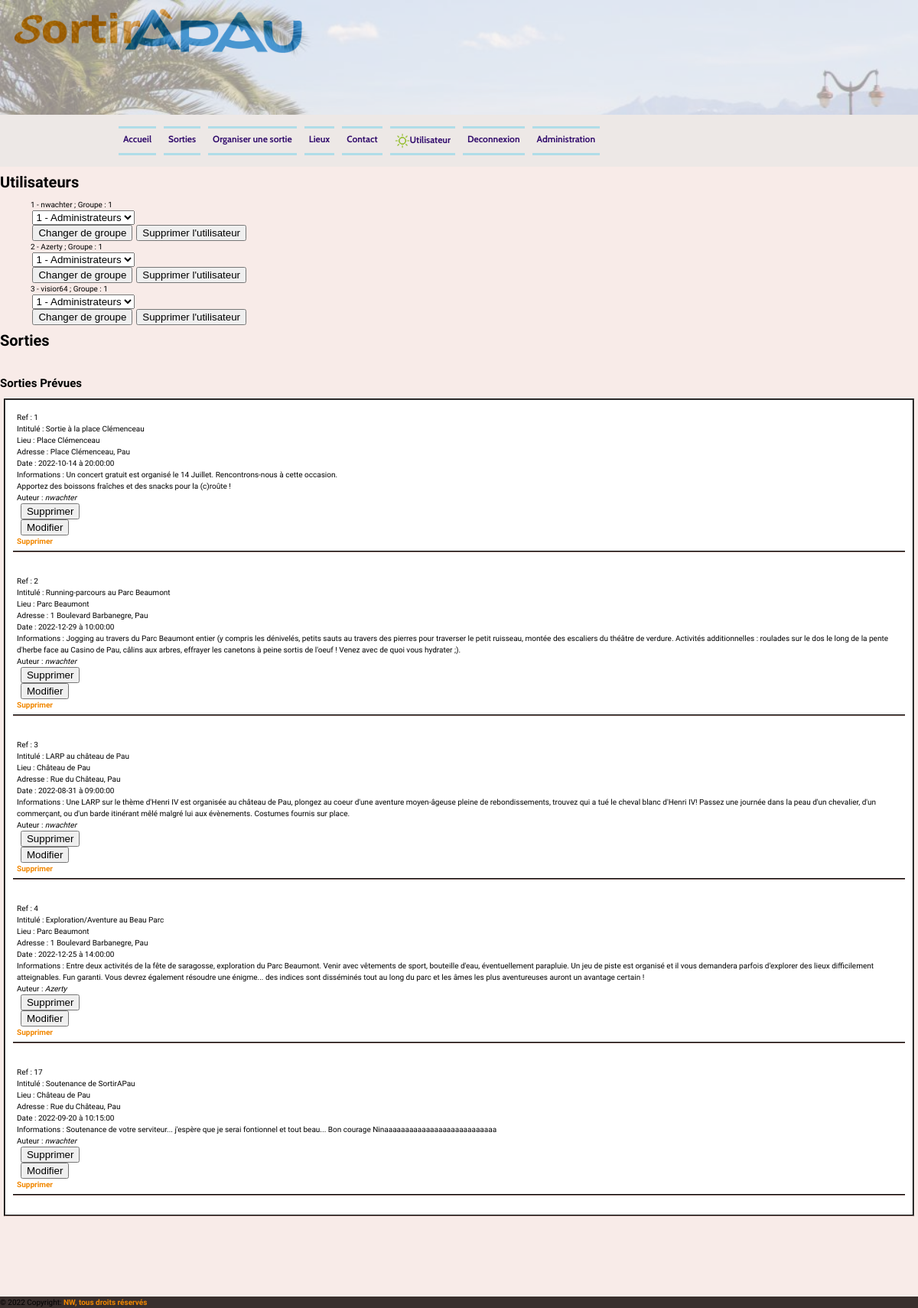
Screenshot of /admin/administration.php (signed in) with the database file from the repository.
### tables this page shows
CREATE TABLE `Utilisateur` (
  `util_id` int NOT NULL AUTO_INCREMENT COMMENT 'ID',
  `util_pseudo` varchar(20) NOT NULL COMMENT 'Pseudo',
  `util_password` varchar(80) NOT NULL COMMENT 'Mot de passe',
  `util_email` varchar(40) NOT NULL COMMENT 'Email',
  `util_prenom` varchar(20) NOT NULL COMMENT 'Prénom',
  `util_nom` varchar(20) NOT NULL COMMENT 'Nom',
  `util_telephone` varchar(10) NOT NULL COMMENT 'Numéro de téléphone',
  `util_naissance` date NOT NULL COMMENT 'Date de naissance',
  `util_civilite` enum('Mme','Mlle','M.') NOT NULL COMMENT 'Civilité',
  `util_inscription` datetime NOT NULL COMMENT 'Date d''inscription',
  `util_groupe` int DEFAULT '2' COMMENT 'Groupe',
  `util_derniereconn` datetime DEFAULT NULL COMMENT 'Dernière connexion',
  PRIMARY KEY (`util_id`),
  KEY `util_groupe` (`util_groupe`),
  CONSTRAINT `util_groupe` FOREIGN KEY (`util_groupe`) REFERENCES `Groupe` (`groupe_id`) ON DELETE RESTRICT ON UPDATE RESTRICT
);

CREATE TABLE `Sortie` (
  `sor_ref` int NOT NULL AUTO_INCREMENT,
  `sor_lieu` int NOT NULL COMMENT 'Id lieu de la sortie',
  `sor_auteur` int NOT NULL COMMENT 'ID auteur de la sortie',
  `sor_intitule` varchar(80) NOT NULL,
  `sor_date` date NOT NULL,
  `sor_heure` time NOT NULL,
  `sor_resume` text NOT NULL,
  `sor_valide` tinyint DEFAULT '0',
  `sor_creation` datetime NOT NULL,
  `sor_participants` int NOT NULL,
  PRIMARY KEY (`sor_ref`),
  KEY `sor_lieu` (`sor_lieu`),
  KEY `sor_auteur` (`sor_auteur`),
  CONSTRAINT `sor_auteur` FOREIGN KEY (`sor_auteur`) REFERENCES `Utilisateur` (`util_id`) ON DELETE RESTRICT ON UPDATE RESTRICT,
  CONSTRAINT `sor_lieu` FOREIGN KEY (`sor_lieu`) REFERENCES `Lieu` (`lieu_ref`) ON DELETE RESTRICT ON UPDATE RESTRICT
);

CREATE TABLE `Lieu` (
  `lieu_ref` int NOT NULL AUTO_INCREMENT COMMENT 'Reference ID du lieu',
  `lieu_nom` varchar(50) NOT NULL,
  `lieu_adresse` varchar(50) NOT NULL,
  `lieu_cp` int NOT NULL,
  `lieu_ville` varchar(25) NOT NULL,
  `lieu_description` text NOT NULL,
  `lieu_image` longblob,
  `lieu_valide` tinyint(1) NOT NULL,
  `image_mime` varchar(50) DEFAULT NULL,
  PRIMARY KEY (`lieu_ref`)
);

### admin/administration.php (called while the page is built, shortened)
<?php
	include_once($_SERVER['DOCUMENT_ROOT'].'/functions.php');
	require($_SERVER['DOCUMENT_ROOT'].'/src/model.php');
    $users = getUtilisateurs();
    $sortiesValides = getSorties(" AND sor_valide = 1");
    $groupes = getGroupes();
    require('../templates/administrationView.php');

### functions.php (called while the page is built, shortened)
<?php
function selectSortiesPDO($option = NULL) {
    require('configpdo.php');
    $query = "SELECT DISTINCT s.sor_ref, s.sor_lieu, s.sor_auteur, s.sor_intitule, s.sor_date, s.sor_heure, s.sor_resume, s.sor_creation, s.sor_valide, s.sor_participants, u.util_id, u.util_pseudo, u.util_email, u.util_naissance, l.lieu_ref, l.lieu_nom, l.lieu_adresse, l.lieu_cp, l.lieu_ville, l.lieu_description, l.lieu_image, l.image_mime FROM Sortie s JOIN Utilisateur u ON (s.sor_auteur=u.util_id) JOIN Lieu l on (s.sor_lieu=l.lieu_ref)";
    if($option != NULL) {
        $query .= $option;
    }
    $stmt = $bdd->prepare($query);
    $stmt->execute();
    if ($stmt != FALSE) {
        return $stmt;
    } else {
        echo "Erreur dans la récupération des sorties " . $bdd->error;
        return false;
    }
}
function getAge($util_id) {
    require('configpdo.php');
    $query = "SELECT ROUND((SELECT DATEDIFF((SELECT CURDATE()),(SELECT util_naissance FROM Utilisateur WHERE util_id=:util_id))/365.25),0) as util_age";
    $stmt = $bdd->prepare($query);
    $stmt->execute(['util_id' => $util_id]);
    $result = $stmt->fetch(PDO::FETCH_ASSOC);
    if($result != FALSE) {
        return $result;
    }
    else return 'Non indiqué.';
}
function getParticipants($sor_ref = NULL) {
    require('configpdo.php');
    if($sor_ref == NULL) {
        $query = "SELECT COUNT(p.util_id) AS nb_participants, s.sor_intitule FROM Participants p JOIN Utilisateur u ON p.util_id = u.util_id JOIN Sortie s ON p.sor_ref = s.sor_ref GROUP BY s.sor_ref";
        $stmt = $bdd->prepare($query);
        $result = $stmt->execute();
    }
    else {
        $query = "SELECT COUNT(p.util_id) AS nb_participants, s.sor_intitule FROM Participants p JOIN Utilisateur u ON p.util_id = u.util_id JOIN Sortie s ON p.sor_ref = s.sor_ref GROUP BY s.sor_ref HAVING s.sor_ref=:sor_ref";
        $stmt = $bdd->prepare($query);
        $stmt->execute(['sor_ref' => $sor_ref]);
        $result = $stmt->fetch(PDO::FETCH_ASSOC);
    }
    if($result == NULL || $result == 0 || $result == false) {
        return ['nb_participants' => 0];
    }
    else return $result;
}
function select($table, $option = NULL) {
    require('configpdo.php');
    $donnees = $bdd->query('SELECT * FROM '.$table.$option);
    return $donnees;
}
?>

### src/model.php (called while the page is built, shortened)
<?php
function getUtilisateurs($option = NULL) {
	$table = "Utilisateur";
	if(isset($option)) $statement = select($table, $option);
	else $statement = select($table);
	$users = [];
	while($row = $statement->fetch()) {
		$age = getAge($row['util_id']);
	    $user = [
	    	'util_id' => $row['util_id'],
	    	'util_pseudo' => $row['util_pseudo'],
	    	'util_email' => $row['util_email'],
	    	'util_prenom' => $row['util_prenom'],
	    	'util_nom' => $row['util_nom'],
	    	'util_telephone' => $row['util_telephone'],
	    	'util_naissance' => $row['util_naissance'],
	    	'util_age' => $age['util_age'],
	    	'util_civilite' => $row['util_civilite'],
	    	'util_inscription' => $row['util_inscription'],
	    	'util_groupe' => $row['util_groupe'],
	    	'util_derniereconn' => $row['util_derniereconn'],
	    ];
	    $users[] = $user;
	}
	return $users;
}
function getSorties($option = NULL) {
	if(isset($option)) {
		$statement = selectSortiesPDO($option);
	}
	else $statement = selectSortiesPDO();
	$sorties = [];
	$number=0;
	while($row = $statement->fetch()) {
		$participants = getParticipants($row['sor_ref']);
		$age = getAge($row['util_id']);
	 	$sortie = [
			'sor_ref' => $row['sor_ref'],
			'number' => $number++,
			'sor_lieu' => $row['sor_lieu'],
			'sor_auteur' => $row['sor_auteur'],
			'sor_intitule' => $row['sor_intitule'],
			'sor_date' => $row['sor_date'],
			'sor_heure' => $row['sor_heure'],
			'sor_resume' => $row['sor_resume'],
			'sor_creation' => $row['sor_creation'],
			'nb_participants' => $participants['nb_participants'],
			'sor_participants' => $row['sor_participants'],
			'util_id' => $row['util_id'],
			'util_pseudo' => $row['util_pseudo'],
			'util_id' => $row['util_id'],
			'util_email' => $row['util_email'],
			'util_naissance' => $row['util_naissance'],
			'util_age' => $age['util_age'],
			'lieu_ref' => $row['lieu_ref'],
			'lieu_nom' => $row['lieu_nom'],
			'lieu_adresse' => $row['lieu_adresse'],
			'lieu_cp' => $row['lieu_cp'],
			'lieu_ville' => $row['lieu_ville'],
			'lieu_description' => $row['lieu_description'],
			'lieu_image' => $row['lieu_image'],
			'image_mime' => $row['image_mime'],
	 	];
	 	$sorties[] = $sortie;
	}
	return $sorties;
}
function getGroupes() {
	require($_SERVER['DOCUMENT_ROOT'].'/configpdo.php');
	$query = "SELECT groupe_id, groupe_libelle, groupe_description FROM Groupe";
	$statement = $bdd->prepare($query);
	$statement->execute();
	$groupes = [];
	while($row = $statement->fetch()) {
	 	$groupe = [
	 		'groupe_id' => $row['groupe_id'],
	 		'groupe_libelle' => $row['groupe_libelle'],
			'groupe_description' => $row['groupe_description'],
		 ];
		 $groupes[] = $groupe;
	}
	return $groupes;
}

### templates/administrationView.php (the view, shortened to what this page needs)
<?php include($_SERVER['DOCUMENT_ROOT'].'/header.php'); ?>
<div id="admin_container">
	<div class="utilisateurs">
		<h1>Utilisateurs</h1>
		<ul>
			<?php foreach($users as $user) { ?>
			<li>
				<div><?= $user['util_id'] ?> - <?= $user['util_pseudo'] ?> ; Groupe : <?= $user['util_groupe'] ?></div>
				<form action="administration.php?util_id=<?= $user['util_id'] ?>" method="POST" id="form_utilisateur">
					<select name="util_groupe" id="util_groupe">
					<?php 	foreach($groupes as $groupe): ?>
						<option value="<?= (int)$groupe['groupe_id']; ?>" name="util_groupe" id="<?php echo $groupe['groupe_id']; ?>"><?php echo (int)$groupe['groupe_id'].' - '.$groupe['groupe_libelle']; ?></option>
					<?php endforeach; ?>
					</select>	<br />
					<input type="submit" name="submit_groupe" id="submit_groupe" value="Changer de groupe">
					<input type="submit" name="submit_supprimer_util" id="submit_supprimer_util" value="Supprimer l'utilisateur">
				</form>
			</li>
		<?php }  ?>
		</ul>
	</div>
    <div class="sorties">
    	<h1>Sorties</h1>
		    <br />
		    <?php if($sortiesValides != null): ?>
		    <h2>Sorties Prévues</h2>
    		<ul class="sortie_admin">
	        <?php foreach($sortiesValides as $sortieValide)
		        { ?>
		            	<li class="li_sortie_admin">
			                <div>Ref : <?= $sortieValide['sor_ref'] ?><br> Intitulé : <?= $sortieValide['sor_intitule']; ?></div>
			            	<div>
			                	<div>Lieu : <?= $sortieValide['lieu_nom']; ?> <br>
			                	Adresse : <?= $sortieValide['lieu_adresse'] ?>, <?php $sortieValide['lieu_cp'] ?> <?=$sortieValide['lieu_ville'] ?>
			                	</div>
			            	</div>
			                <div>Date : <?= $sortieValide['sor_date'] ?> à <?= $sortieValide['sor_heure'] ?></div>
			                <div>Informations : <?= $sortieValide['sor_resume'] ?></div>
			                <div>Auteur : <i><?= $sortieValide['util_pseudo'] ?></i></div>
			                <div>
			                	<form action="administration.php" method="POST">
			                		<input type="submit" name="submit_supprimer_sortie" id="submit_supprimer_sortie" value="Supprimer">
			                	</form>
			                	<form action="admin_modifier_sortie.php" method="POST">
			                		<input type="submit" name="submit_modifier_sortie" id="submit_modifier_sortie" value="Modifier">
			                	</form>
			                	<a id="supprimer" href="administration.php?supprimer=true&sor_ref=<?= $sortieValide['sor_ref'] ?>">Supprimer</a>
			                </div>
		            	</li>
		            	<br />
		        <?php } ?>
		    </ul>
		    <?php endif; ?>
		</div>
</div>
<?php include($_SERVER['DOCUMENT_ROOT'].'/footer.php'); ?>
<?php require($_SERVER['DOCUMENT_ROOT'].'/templates/layout.php') ?>

### style.css (style rules this page uses)
html { font-size: 10px; font-family: "Helvetica"; line-height: 1.5em; }
body { background-color: #F8EBE8; width: 100%; height: 100%; min-height: 100%; max-height: 100%; margin: 0; padding: 0; border: 0; outline: 0px; font-family: "Helvetica"; }
div { font-family: "Brawler", serif, "Helvetica", "Times New Roman"; }
.sortie_admin { background-color: white; border: groove 2px black; line-height: 1.5em; margin: 5px; padding: 5px; border-bottom: 2px groove #392F2D; }
.li_sortie_admin { margin: 5px; padding: 5px; border-bottom: 2px groove #392F2D; }
a { color: yellow; text-decoration: none; font-family: "Cabin", sans-serif, "Georgia"; font-weight: 900; }
.art-sortie > h2, a { font-family: "Corben", serif; color: #F18700; }

### calendar.css (style rules this page uses)
* { box-sizing: border-box; }
ul { list-style-type: none; }
body { font-family: Verdana, sans-serif; }

### slideshow.css (style rules this page uses)
* { box-sizing: border-box }
body { font-family: Verdana, sans-serif; margin:0 }

### rows the page displays
utilisateur: util_id "1", util_pseudo "nwachter", util_groupe "1"
utilisateur: util_id "2", util_pseudo "Azerty", util_groupe "1"
utilisateur: util_id "3", util_pseudo "visior64", util_groupe "1"
sortie: sor_ref "1", sor_intitule "Sortie à la place Clémenceau", sor_lieu.lieu_nom "Place Clémenceau", sor_lieu.lieu_adresse "Place Clémenceau", sor_lieu.lieu_ville "Pau", sor_date "2022-10-14", sor_heure "20:00:00", sor_resume "Un concert gratuit est organisé le 14 Juillet. Rencontrons-nous à cette occasion. Apportez des boissons fraîches et des snacks pour la (c)roûte !", sor_auteur.util_pseudo "nwachter"
sortie: sor_ref "2", sor_intitule "Running-parcours au Parc Beaumont", sor_lieu.lieu_nom "Parc Beaumont", sor_lieu.lieu_adresse "1 Boulevard Barbanegre", sor_lieu.lieu_ville "Pau", sor_date "2022-12-29", sor_heure "10:00:00", sor_resume "Jogging au travers du Parc Beaumont entier (y compris les dénivelés, petits sauts au travers des pierres pour traverser le petit ruisseau, montée des escaliers du théâtre de verdure. Activités additionnelles : roulades sur le dos le long de la pente d'herbe face au Casino de Pau, câlins aux arbres, effrayer les canetons à peine sortis de l'oeuf ! Venez avec de quoi vous hydrater ;).", sor_auteur.util_pseudo "nwachter"
sortie: sor_ref "3", sor_intitule "LARP au château de Pau", sor_lieu.lieu_nom "Château de Pau", sor_lieu.lieu_adresse "Rue du Château", sor_lieu.lieu_ville "Pau", sor_date "2022-08-31", sor_heure "09:00:00", sor_resume "Une LARP sur le thème d'Henri IV est organisée au château de Pau, plongez au coeur d'une aventure moyen-âgeuse pleine de rebondissements, trouvez qui a tué le cheval blanc d'Henri IV! Passez une journée dans la peau d'un chevalier, d'un commerçant, ou d'un barde itinérant mêlé malgré lui aux évènements. Costumes fournis sur place.", sor_auteur.util_pseudo "nwachter"
sortie: sor_ref "4", sor_intitule "Exploration/Aventure au Beau Parc", sor_lieu.lieu_nom "Parc Beaumont", sor_lieu.lieu_adresse "1 Boulevard Barbanegre", sor_lieu.lieu_ville "Pau", sor_date "2022-12-25", sor_heure "14:00:00", sor_resume "Entre deux activités de la fête de saragosse, exploration du Parc Beaumont. Venir avec vêtements de sport, bouteille d'eau, éventuellement parapluie. Un jeu de piste est organisé et il vous demandera parfois d'explorer des lieux difficilement atteignables. Fun garanti. Vous devrez également résoudre une énigme... des indices sont disséminés tout au long du parc et les âmes les plus aventureuses auront un avantage certain !", sor_auteur.util_pseudo "Azerty"
sortie: sor_ref "17", sor_intitule "Soutenance de SortirAPau", sor_lieu.lieu_nom "Château de Pau", sor_lieu.lieu_adresse "Rue du Château", sor_lieu.lieu_ville "Pau", sor_date "2022-09-20", sor_heure "10:15:00", sor_resume "Soutenance de votre serviteur... j'espère que je serai fontionnel et tout beau... Bon courage Ninaaaaaaaaaaaaaaaaaaaaaaaaaaa", sor_auteur.util_pseudo "nwachter"
